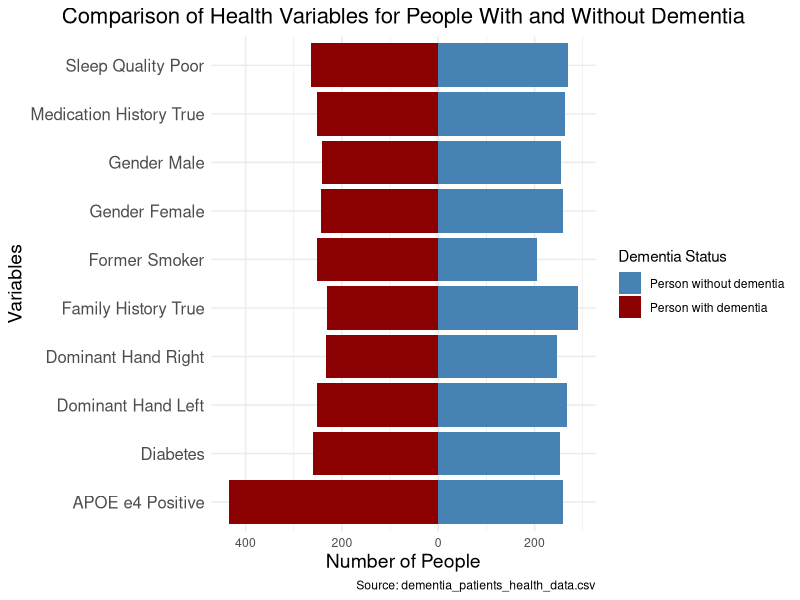

Here is the R script that generated this plot:
# Load necessary libraries
library(ggplot2)
library(dplyr)
library(tidyr) # For pivot_longer

# Load the data
data <- read.csv("data/dementia_patients_health_data.csv")

# Create columns for each variable we need to plot so that each variable is understandable
data <- data %>%
  mutate(
    Former_Smoker = Smoking_Status == "Former Smoker",
    APOE_e4_Positive = APOE_ε4 == "Positive",
    Medication_History_True = Medication_History == "Yes",
    Sleep_Quality_Poor = Sleep_Quality == "Poor",
    Diabetes = Chronic_Health_Conditions == "Diabetes",
    Family_History_True = Family_History == "Yes",
    Dominant_Hand_Left = Dominant_Hand == "Left",
    Dominant_Hand_Right = Dominant_Hand == "Right",
    Gender_Female = Gender == "Female",
    Gender_Male = Gender == "Male"
  )

# Summarize the data
summary_data <- data %>%
  group_by(Dementia) %>%
  summarize(
    Former_Smoker = sum(Former_Smoker),
    APOE_e4_Positive = sum(APOE_e4_Positive),
    Medication_History_True = sum(Medication_History_True),
    Sleep_Quality_Poor = sum(Sleep_Quality_Poor),
    Diabetes = sum(Diabetes),
    Family_History_True = sum(Family_History_True),
    Dominant_Hand_Left = sum(Dominant_Hand_Left),
    Dominant_Hand_Right = sum(Dominant_Hand_Right),
    Gender_Female = sum(Gender_Female),
    Gender_Male = sum(Gender_Male)
  ) %>%
  pivot_longer(cols = -Dementia, names_to = "Variable", values_to = "Count")

# Separate the data for plotting
data_with_dementia <- summary_data %>%
  filter(Dementia == 1) %>%
  mutate(Count = -Count)

data_without_dementia <- summary_data %>%
  filter(Dementia == 0)

# Combine the data for plotting
plot_data <- bind_rows(data_with_dementia, data_without_dementia)

# Modify the Variable names to replace underscores with spaces
plot_data$Variable <- gsub("_", " ", plot_data$Variable)

# Create the pyramid plot
overview_plot <- ggplot(plot_data, aes(x = Count, y = Variable, fill = factor(Dementia))) +
  geom_bar(stat = "identity", position = "identity") +
  scale_x_continuous(labels = abs) +
  scale_fill_manual(values = c("steelblue", "darkred"), labels = c("Person without dementia",
                                                           "Person with dementia")) +
  # Add titles
  labs(
    x = "Number of People",
    y = "Variables",
    title = "Comparison of Health Variables for People With and Without Dementia",
    fill = "Dementia Status",
    caption = "Source: dementia_patients_health_data.csv"
  ) +
  # Make a cleaner theme
  theme_minimal() +
  # Increase text size for better readability
  theme(axis.text.y = element_text(size = 12),
        axis.title = element_text(size = 14),
        plot.title = element_text(size = 16, hjust = 0.5))
# Save plot as a png. The graph was too tall so width and height were specified for better formatting.
ggsave("overview_graphic.png", overview_plot, width = 12, height = 6)